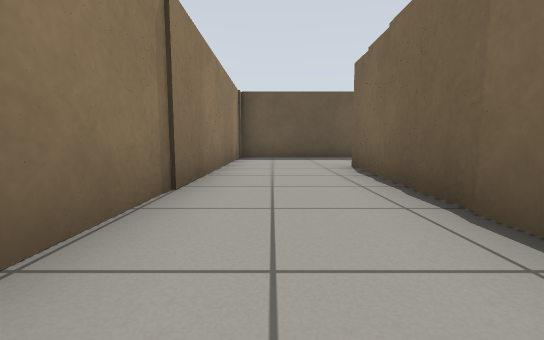
[1] (above)

16 first-person views from a walk through a robot-simulator world made for Gazebo. The camera is 0.5 m above the floor, tilts 6° down and sees 90° across. The floor is counted in squares, 1 m on a side. Each view is taken from the middle of a square. On the plan, view 1 faces up. The plan holds only what a view shows up to about 9 squares ahead; the rest is blank. The place goes on beyond the plan.

[2]
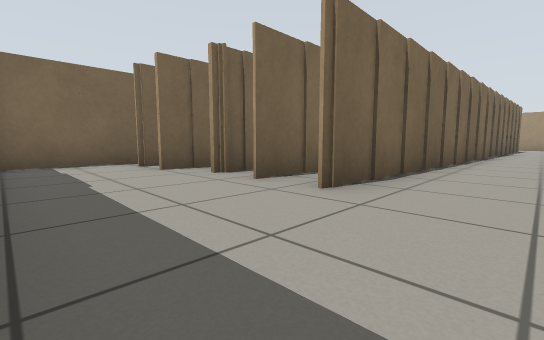

[3]
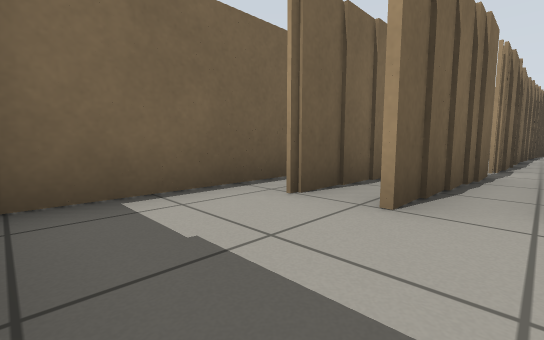

[4]
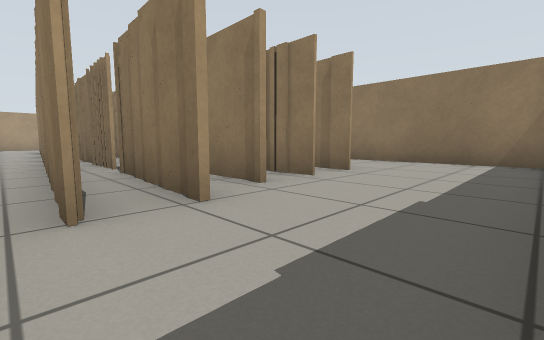

[5]
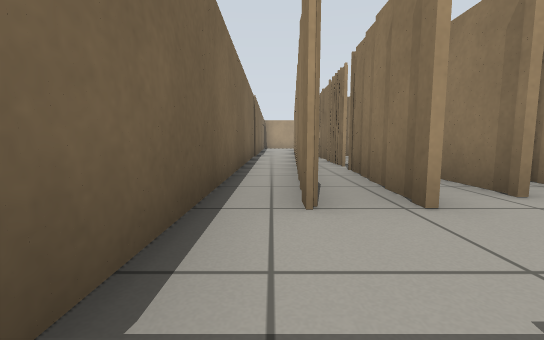

[6]
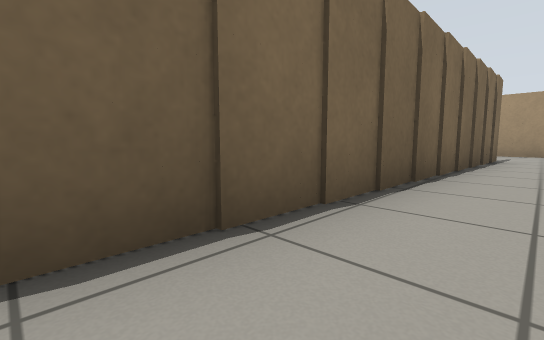

[7]
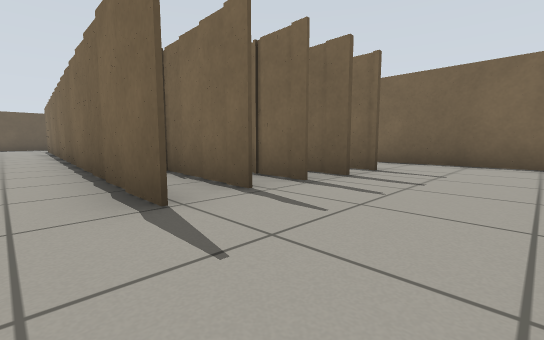

[8]
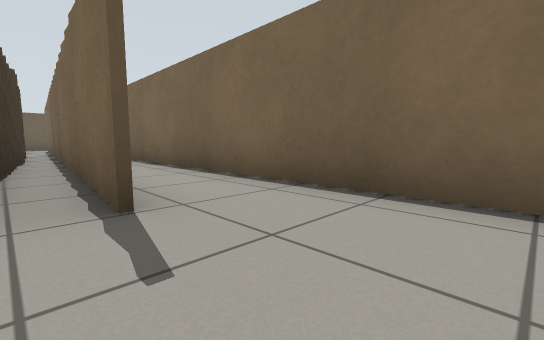

[9]
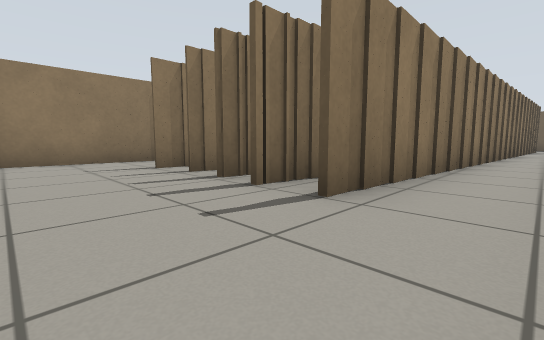

[10]
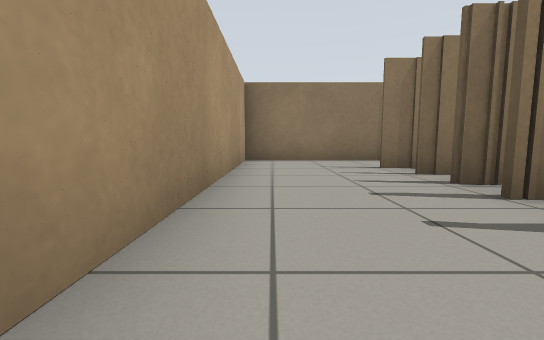

[11]
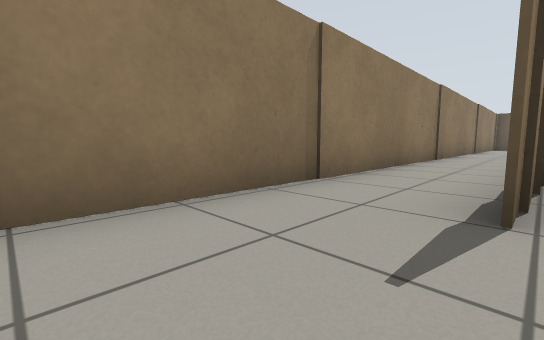

[12]
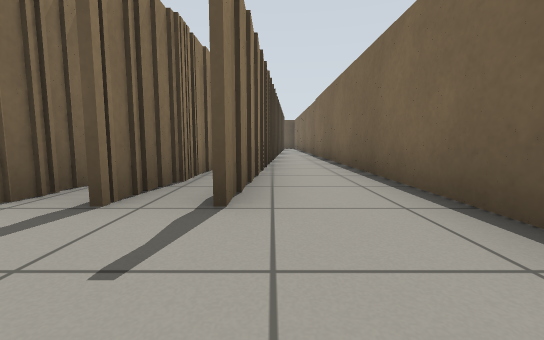

[13]
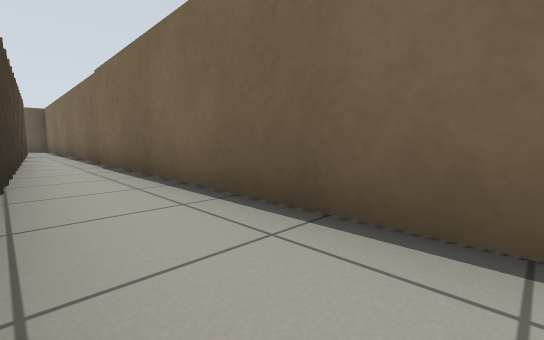

[14]
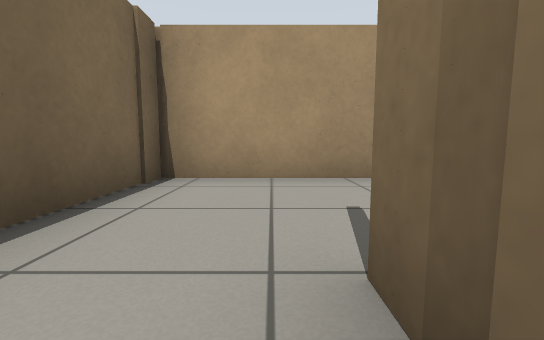

[15]
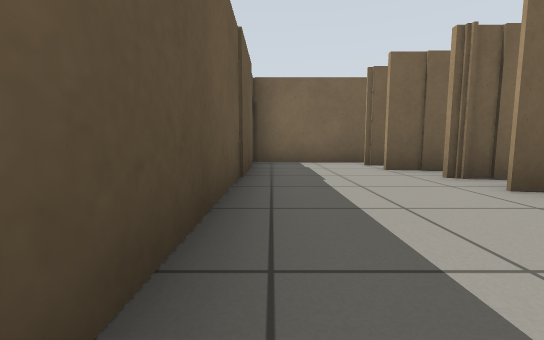

[16]
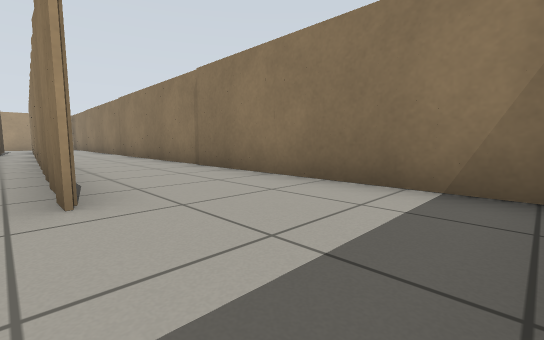

### Floor plan
Points are (right, up) in squares from view 1. A wall is a line through its corners. A room is listed if a view was taken in it or the views show most of it. See-through windows are left out.
Room 1 (views 1, 6, 7, 8, 9, 10, 11, 12, 13, 14)
walls: (4.7, -5.6) (4.7, -9); (3.8, -6.1) (3.8, -9); (5, -1.6) (5, -5.8); (1.1, -5.5) (1.1, -3.5); (1.3, -4.2) (1.3, 3.8); (0.9, -9) (0.9, -5.4); (4.5, 1) (4.5, -1.1); (5.2, 1.4) (5.2, -1.8); (4.7, 2.4) (4.7, 1.4); (5.5, 3.2) (5.5, 1.8); (-1, 3.4) (-1, -11.7) (6.6, -11.7) (6.6, 4.9); (4.7, 6.1) (4.7, 3.1)
ways out: opening at (0, 4) to room 2
Room 2 (views 2, 3, 4, 5, 15, 16)
walls: (2.7, 4.2) (2.7, 5.6); (1.5, 2.8) (1.5, 5.6); (5.6, 4.2) (5.6, 6.1); (4.7, 3) (4.7, 6); (6.6, 4.9) (6.6, 8.4) (-1, 8.4) (-1, 3.4)
ways out: opening at (0, 4) to room 1

Positions as (right, up) in squares from view 1, and headings:
1: (0, 0), facing up
2: (0, 8), facing down-right
3: (4, 8), facing down-right
4: (6, 8), facing down-left
5: (6, 8), facing down
6: (0, 0), facing down-right
7: (0, -11), facing up-right
8: (4, -11), facing up-right
9: (6, -11), facing up-left
10: (6, -11), facing left
11: (1, -11), facing up-left
12: (5, -11), facing up
13: (5, -8), facing up-right
14: (5, -8), facing down
15: (0, 8), facing right
16: (2, 8), facing down-left
